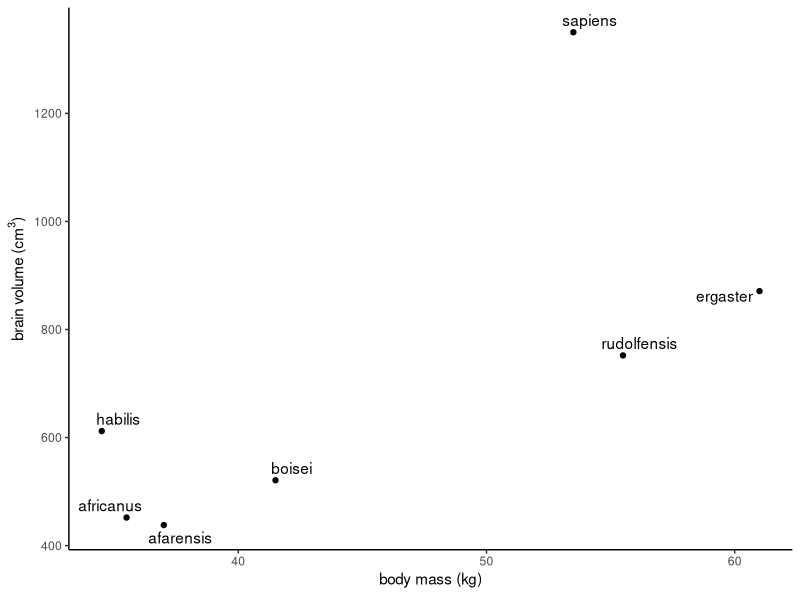

Generate this figure with R:
## ---- chunk 1
sppnames <- c( "afarensis","africanus","habilis","boisei",
"rudolfensis","ergaster","sapiens")
brainvolcc <- c( 438 , 452 , 612, 521, 752, 871, 1350 )
masskg <- c( 37.0 , 35.5 , 34.5 , 41.5 , 55.5 , 61.0 , 53.5 )
d <- data.frame( species=sppnames , brain=brainvolcc , mass=masskg )

library(tidyverse)
library(ggrepel)
ggplot(d, aes(x=mass, y=brain)) + 
  geom_point() + 
  geom_text_repel(aes(label=species)) + 
  labs(x=expression("body mass (kg)"), 
       y=expression("brain volume (cm"^3*")")) + 
  theme_classic()
